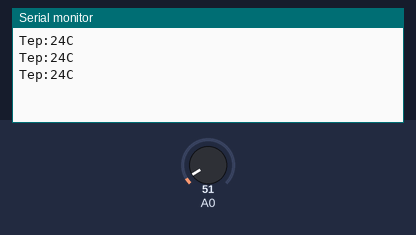
Bench run of a sketch on a simulated Arduino Uno, built with avr-gcc and run on an emulated ATmega328P. Parts: the last lines printed to the serial monitor. The inputs (shaded band) are chosen by the test bench; at power-on: A0 = 51.

Above: at 1.3 s.
1.4 s: A0 set to 61
At 1.9 s:
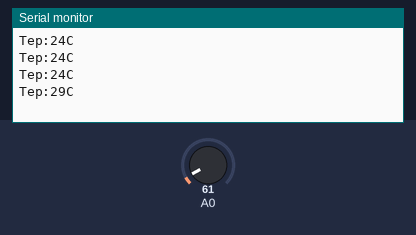
2.9 s: A0 set to 71
At 3.4 s:
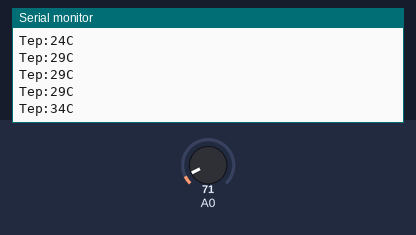
Timing chart, 0 to 5.9 s (numbered marks = the images above; inputs shaded):
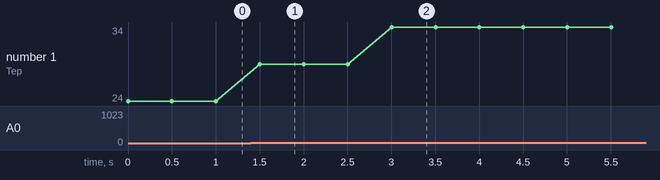

Measured:
- after the input at 1.4 s, the serial monitor: prints a new line after 0.10 s (image 1)
- after the input at 2.9 s, the serial monitor: prints a new line after 0.10 s (image 2)
- plotted number 1: 24 → 29 after the input at 1.4 s, 29 → 34 after the input at 2.9 s

The sketch:

getTemp.ino
```cpp
/**
 * 读取温度
 * @date 2016年4月17日21:15:09
 */
int potPin = 0; //定义模拟接口0 连接LM35 温度传感器
void setup()
{
  Serial.begin(9600);//设置波特率
}
void loop()
{
  int temp = getTemp();
  Serial.print("Tep:");//原样输出显示Tep 字符串代表温度
  Serial.print(temp);//输出显示dat 的值
  Serial.println("C");//原样输出显示C 字符串
  delay(500);//延时0.5 秒
}

//读取温度
int getTemp(){
  int val;//定义变量
  int dat;//定义变量
  val = analogRead(0); // 读取传感器的模拟值并赋值给val
  dat = (125 * val) >> 8; //温度计算公式
  return dat;
}
```
